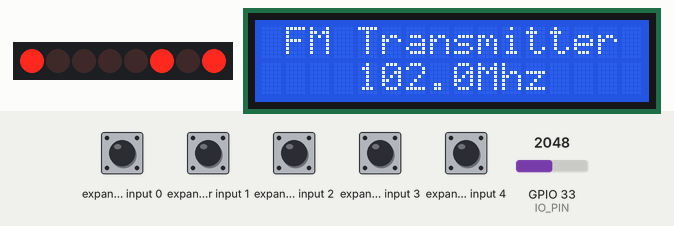
Recording of a sketch running on a simulated ESP32. Shown: 8 port-expander outputs drawn as a row of LEDs (first output left, lit = HIGH), 16×2 character LCD. Wiring (inferred from the names in the program): PCF8574 port expander at I2C address 0x3E. Wiring (inferred from the signals the program sends): row of LEDs: on Q0, Q1, Q2, Q3, Q4, Q5, Q6, Q7. The inputs (shaded band) are chosen by the test bench; at power-on: expander input 0–4 HIGH, GPIO 33 (IO_PIN) = 2048. What the sketch prints to the serial monitor is not drawn.

Above: at 1.4 s.
1.5 s: GPIO 33 (IO_PIN) set to 1069
3.0 s: GPIO 33 (IO_PIN) set to 926
At 3.19 s:
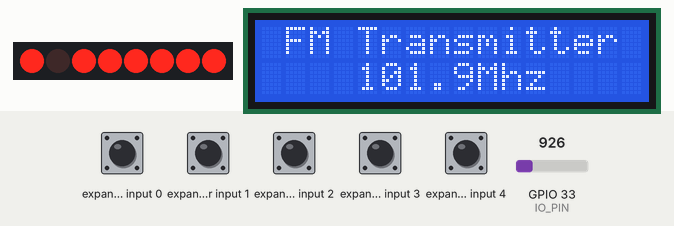
5.0 s: GPIO 33 (IO_PIN) set to 260
At 5.18 s:
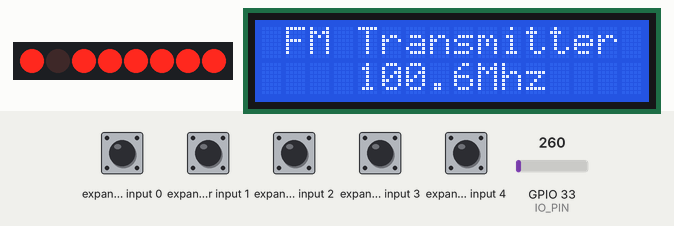
8.0 s: expander input 1 pulled LOW for 0.15 s
9.6 s: expander input 1 pulled LOW for 1 s
At 9.71 s:
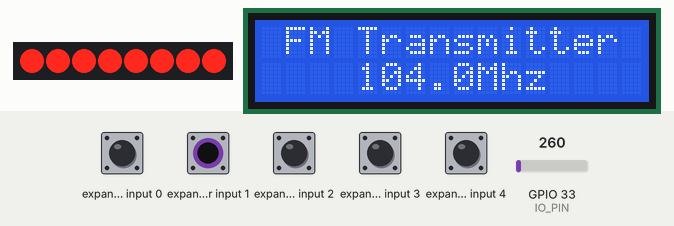
12.1 s: GPIO 33 (IO_PIN) set to 1040
Timing chart, 0 to 14.6 s (numbered marks = the images above; inputs shaded):
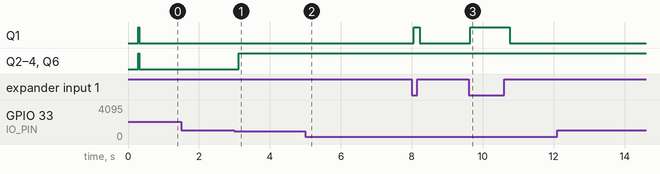

The sketch:

KT0803L_transmitter.ino
```cpp
#include<LiquidCrystal_I2C.h>

#include "KT0803L.h"

#define IO_PIN        33
#define RST_PIN       4
#define SDA           21
#define SCL           22

uint16_t frequency = 1020;       // 102.0 Mhz
uint16_t sensorValue = 4095;     // variable for storing value from sensor


LiquidCrystal_I2C lcd(0x27, 16, 2);


KT0803L fmtx(SDA, SCL, 400000);

void IRAM_ATTR isr()
{

  sensorValue = analogRead(IO_PIN);
  Serial.println("isr triggered");

}

void setup(void)
{
  char float_buff[16];

  pinMode(RST_PIN,OUTPUT);
  pinMode(IO_PIN, INPUT);

  /* Reset transmitter */
  digitalWrite(RST_PIN,LOW);
  delay(100);
  digitalWrite(RST_PIN,HIGH);

  Serial.begin(115200);

//  Wire.begin();

//  attachInterrupt(IO_PIN, isr, RISING);

  // Start LCD display device
  lcd.begin(16, 2);
  lcd.init();
  lcd.backlight();

  printRegisters();

  /* Set default frequency */
  fmtx.setFrequency(frequency);

  Serial.println("Mute disable");
  fmtx.mute(0);

  Serial.println("RF gain PGA_12DB (12dB Max)");
  fmtx.setRFgain(PGA_12DB);

  Serial.println("Set PGA");
  fmtx.setPGA(PGA_0DB);

  fmtx.setXtal();

  showDisplay();
}


void printRegisters(void)
{
  uint8_t data;

  data = fmtx.getRegister(KT0803_REGA_00);
  Serial.print("Register ");
  Serial.print(KT0803_REGA_00,HEX);
  Serial.print(" : ");
  Serial.println(data,HEX);

  data = fmtx.getRegister(KT0803_REGA_01);
  Serial.print("Register ");
  Serial.print(KT0803_REGA_01,HEX);
  Serial.print(" : ");
  Serial.println(data,HEX);

  data = fmtx.getRegister(KT0803_REGA_02);
  Serial.print("Register ");
  Serial.print(KT0803_REGA_02,HEX);
  Serial.print(" : ");
  Serial.println(data,HEX);

  data = fmtx.getRegister(KT0803_REGA_04);
  Serial.print("Register ");
  Serial.print(KT0803_REGA_04,HEX);
  Serial.print(" : ");
  Serial.println(data,HEX);

  data = fmtx.getRegister(KT0803_REGA_0B);
  Serial.print("Register ");
  Serial.print(KT0803_REGA_0B,HEX);
  Serial.print(" : ");
  Serial.println(data,HEX);
}

void showDisplay(void)
{
  lcd.setCursor(1, 0);
  lcd.print("FM Transmitter");
  lcd.setCursor(4,1);
  lcd.print(fmtx.formatCurrentFrequency('.'));
//  lcd.print(fmtx.convertToChar(fmtx.getFreq(), strValue, 5, 4, '.', true));
  lcd.print("Mhz");
}

void loop(void)
{
  sensorValue = analogRead(IO_PIN);

  if (sensorValue < 300) {
      fmtx.setFrequency(fmtx.getFrequency() + 1);
      showDisplay();
  } else if (sensorValue < 1000) {
      fmtx.setFrequency(fmtx.getFrequency() - 1);
      showDisplay();
  }

  delay(100);
}
```

KT0803L.cpp
```cpp
#include "KT0803L.h"

KT0803L::KT0803L(uint8_t sda=21, uint8_t sck=22, uint16_t freq = 400000)
{
    Wire.begin(sda, sck, freq);//KT0803_ADDRESS);
}

KT0803L::~KT0803L()
{
//    Wire.end();
}

uint8_t KT0803L::getRegister(const uint8_t reg)
{
  uint8_t data;

  Wire.beginTransmission(KT0803_ADDRESS);
  Wire.write(reg);
  Wire.endTransmission(false);
  Wire.requestFrom(KT0803_ADDRESS, (uint8_t) 1);
  data = Wire.read();
  Wire.endTransmission();

  return data;
}


void KT0803L::setRegister(uint8_t reg, uint8_t value)
{

    Wire.beginTransmission(KT0803_ADDRESS);
    Wire.write(reg);
    Wire.write(value);
    Wire.endTransmission();

    delayMicroseconds(3000); // A little dalay
}

void KT0803L::setRFgain(uint8_t rfgain)
{
    uint8_t reg0_1, reg2, reg3;

    reg0_1 = getRegister(KT0803_REGA_01);
    reg2 = getRegister(KT0803_REGA_13);
    reg3 = getRegister(KT0803_REGA_02);

    rfgain &= 0x0F;
    reg0_1 = (reg0_1 & 0x3F) | (rfgain << 6);

    if (rfgain & 0x04) {
        reg2 |= 0x80;
    } else {
        reg2 &= ~0x80;
    }

    if (rfgain & 0x08) {
        reg3 |= 0x40;
    } else {
        reg3 &= ~0x40;
    }

    setRegister(KT0803_REGA_01, reg0_1);
    setRegister(KT0803_REGA_13, reg2);
    setRegister(KT0803_REGA_02, reg3);
}

void KT0803L::setPGA(PGA pga)
{
    uint8_t reg;
    uint8_t pga_val;
    Serial.print("pga:");
    Serial.println(pga,HEX);
    reg = getRegister(KT0803_REGA_01);

    pga_val = (uint8_t) pga;
    pga_val &= ~0xC7;
    Serial.print("pga_val:");
    Serial.println(pga_val,HEX);
    reg = (reg & 0xC7) | pga_val;
    Serial.print("reg:");
    Serial.println(reg,HEX);

    setRegister(KT0803_REGA_01, reg);
}

void KT0803L::setXtal(void)
{
    uint8_t reg;

    reg = getRegister(KT0803_REGA_1E);

    Serial.print("Xtal bit:");
    Serial.println(reg,HEX);

    setRegister(KT0803_REGA_1E, reg | 0x40);

    Serial.print("Xtal bit:");
    Serial.println(reg | 0x40,HEX);
}

void KT0803L::mute(uint8_t enable)
{
  uint8_t r02 = getRegister(KT0803_REGA_02);

  bitWrite(r02, 3, enable == 1);

  setRegister(KT0803_REGA_02, r02);
}

/**
 * See KT0803L datasheet, section 4.1 "Register 0x00"
 */
void  KT0803L::setFrequency(uint16_t frequency)
{
  currentFrequency = frequency;

  frequency *= 2;

  uint8_t r00 = getRegister(KT0803_REGA_00);
  uint8_t r01 = getRegister(KT0803_REGA_01);
  uint8_t r02 = getRegister(KT0803_REGA_02);

  bitWrite(r02, 7, bitRead(frequency, 0));

  bitWrite(r00, 0, bitRead(frequency, 1));
  bitWrite(r00, 1, bitRead(frequency, 2));
  bitWrite(r00, 2, bitRead(frequency, 3));
  bitWrite(r00, 3, bitRead(frequency, 4));
  bitWrite(r00, 4, bitRead(frequency, 5));
  bitWrite(r00, 5, bitRead(frequency, 6));
  bitWrite(r00, 6, bitRead(frequency, 7));
  bitWrite(r00, 7, bitRead(frequency, 8));

  bitWrite(r01, 0, bitRead(frequency, 9));
  bitWrite(r01, 1, bitRead(frequency, 10));
  bitWrite(r01, 2, bitRead(frequency, 11));

  setRegister(KT0803_REGA_00, r00);
  setRegister(KT0803_REGA_01, r01);
  setRegister(KT0803_REGA_02, r02);
}

char *KT0803L::convertToChar(uint16_t value, char *strValue, uint8_t len, uint8_t dot, uint8_t separator, bool remove_leading_zeros)
{
    char d;
    for (int i = (len - 1); i >= 0; i--)
    {
        d = value % 10;
        value = value / 10;
        strValue[i] = d + 48;
    }

    strValue[len] = '\0';

    if (dot > 0)
    {
        for (int i = len; i >= dot; i--)
        {
            strValue[i + 1] = strValue[i];
        }
        strValue[dot] = separator;
    }

    if (remove_leading_zeros)
    {
        if (strValue[0] == '0')
        {
            strValue[0] = ' ';
            if (strValue[1] == '0')
                strValue[1] = ' ';
        }
    }

    return strValue;
}
```

KT0803L.h
```cpp
/**
 * Library implementation for KT0803L chip
 */

#ifndef _KT0803L   // Prevent this file from being compiled more than once
#define _KT0803L

#include <Arduino.h>
#include <Wire.h>


const uint8_t KT0803_ADDRESS = 0x3E;

const uint8_t KT0803_REGA_00 = 0x00;
const uint8_t KT0803_REGA_01 = 0x01;
const uint8_t KT0803_REGA_02 = 0x02;
const uint8_t KT0803_REGA_04 = 0x04;
const uint8_t KT0803_REGA_0B = 0x0B;
const uint8_t KT0803_REGA_0E = 0x0E;
const uint8_t KT0803_REGA_0F = 0x0F;
const uint8_t KT0803_REGA_10 = 0x10;
const uint8_t KT0803_REGA_12 = 0x12;
const uint8_t KT0803_REGA_13 = 0x13;
const uint8_t KT0803_REGA_14 = 0x14;
const uint8_t KT0803_REGA_16 = 0x16;
const uint8_t KT0803_REGA_1E = 0x1E;

/*
uint8_t KT0803L_REGISTER[18] = {
    0x00, 0x01, 0x02, 0x04, 0x0B,
    0x0C, 0x0E, 0x0F, 0x10, 0x12,
    0x13, 0x14, 0x15, 0x16, 0x17,
    0x1E, 0x26, 0x27,
};
*/
/**
 * KT0803L declares 18 registers
 */
//const uint8_t KT0803L_REG_COUNT = 18;

/**
 * KT0803L new registers
 */
const uint8_t KT0803L_REGA_0C = 0x0C;
const uint8_t KT0803L_REGA_15 = 0x15;
const uint8_t KT0803L_REGA_17 = 0x17;
const uint8_t KT0803L_REGA_1E = 0x1E;
const uint8_t KT0803L_REGA_26 = 0x26;
const uint8_t KT0803L_REGA_27 = 0x27;
/*
const uint8_t KT0803L_REGS[KT0803L_REG_COUNT] = {
  KT0803_REGA_00,
  KT0803_REGA_01,
  KT0803_REGA_02,
  KT0803_REGA_04,
  KT0803_REGA_0B,
  KT0803_REGA_0E,
  KT0803_REGA_0F,
  KT0803_REGA_10,
  KT0803_REGA_12,
  KT0803_REGA_12,
  KT0803_REGA_14,
  KT0803_REGA_16,
  KT0803L_REGA_15,
  KT0803L_REGA_0C,
  KT0803L_REGA_17,
  KT0803L_REGA_1E,
  KT0803L_REGA_26,
  KT0803L_REGA_27
};

*/
typedef enum {
    PGA_12DB = 0x07,
    PGA_8DB  = 0x06,
    PGA_4DB  = 0x05,
    PGA_0DB  = 0x04,
    PGA_N0DB = 0x00,
    PGA_N4DB = 0x01,
    PGA_N8DB = 0x02,
    PGA_N12DB = 0x03,
} PGA;

class KT0803L
{
  protected:
    uint16_t currentFrequency;
    char strFrequency[8];     // For storing formated frequency

  public:
    KT0803L(uint8_t sda, uint8_t sci, uint16_t freq);
    ~KT0803L();
    void mute(uint8_t enable);
    void setPGA(PGA pga);
    void setRFgain(uint8_t rfgain);
    void setXtal(void);
    void setFrequency(uint16_t frequency);
    void setRegister(uint8_t reg, uint8_t value);
    uint8_t getRegister(const uint8_t reg);

    char *convertToChar(uint16_t value, char *strValue, uint8_t len, uint8_t dot, uint8_t separator, bool remove_leading_zeros);

    inline uint16_t getFrequency(void) { return currentFrequency; };

    inline char *formatFrequency(uint16_t value, char *strValue, char decimalSeparator)
    {
        convertToChar(value, strValue, 4, 3, decimalSeparator, true);
        return strValue;
    };

    inline char *formatCurrentFrequency(char decimalSeparator = '.')
    {
      convertToChar(currentFrequency, strFrequency, 4, 3, decimalSeparator, true);
      return strFrequency;
    };
};

#endif KT0803L
```

Measured:
- the behaviour switches between 1000 and 999 on GPIO 33 (IO_PIN) (found by bisection; images 0 and 1)
- after the input at 1.5 s, every drawn part: stays the same
- after the input at 3.0 s, Q2–4, Q6: LOW → HIGH after 0.12 s; the display: changes after 0.12 s (image 1)
- after the input at 9.6 s, the display: changes after 0.05 s (image 3)
- after the input at 12.1 s, every drawn part: stays the same
